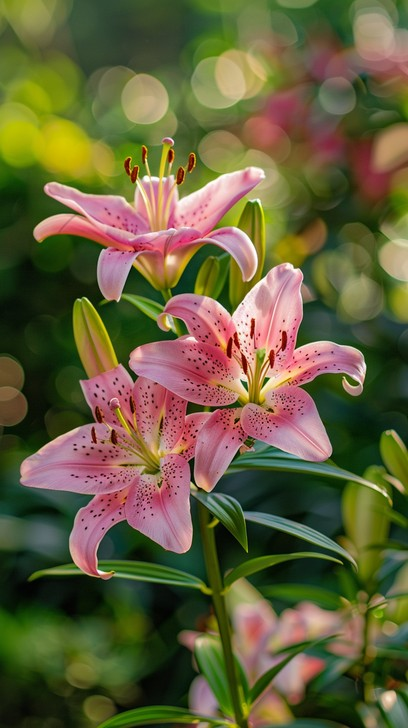
#> input picture A-2-bit_plane_slicing/input.jpg, 408 x 728 px, found by its file name
$ python high_pass_filtering_unsharp_masking.py
#> lines starting #> are read from the running program, lines starting #| are printed output that depends on the picture
import cv2
import numpy as np
import matplotlib.pyplot as plt

# Read image in grayscale
img = cv2.imread("High Pass Filtering (Unsharp Masking)/input.jpg", cv2.IMREAD_GRAYSCALE)
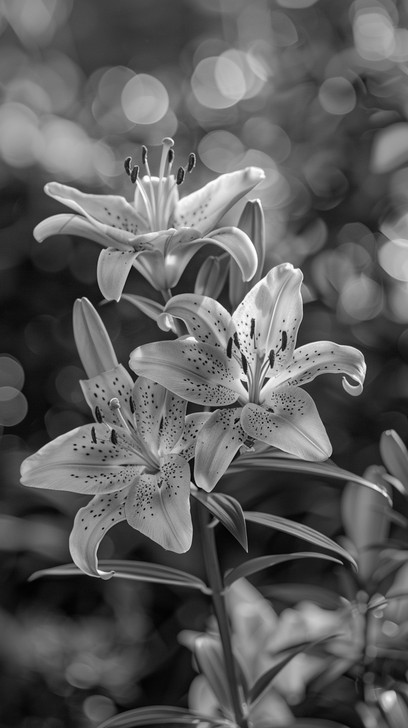
#> img: shape (728, 408); min 0, max 255, mean 92.7

if img is None:
    print("Error: input.jpg not found!")
    exit()

# Apply Gaussian blur
blur = cv2.GaussianBlur(img, (5, 5), 1.0)

# Unsharp masking
mask = cv2.subtract(img, blur)
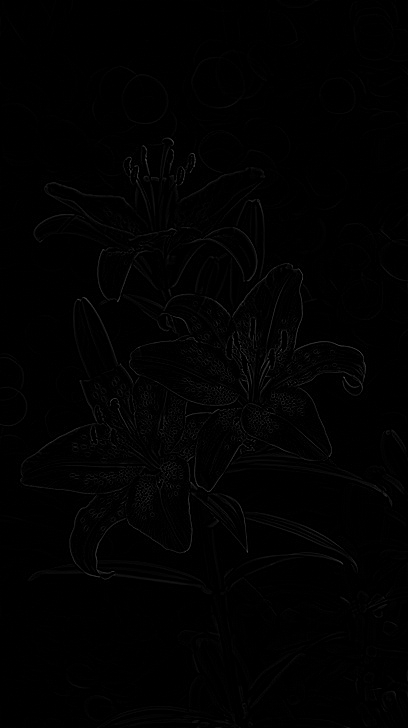
#> mask: shape (728, 408); min 0, max 80, mean 1.5

# Add mask to original image
sharp = cv2.addWeighted(img, 1.5, blur, -0.5, 0)

# Display results
plt.figure(figsize=(12, 5))

plt.subplot(1, 3, 1)
plt.imshow(img, cmap='gray')
plt.title("Original Image")
plt.axis("off")

plt.subplot(1, 3, 2)
plt.imshow(mask, cmap='gray')
plt.title("High Pass Mask")
plt.axis("off")

plt.subplot(1, 3, 3)
plt.imshow(sharp, cmap='gray')
plt.title("Unsharp Masking")
plt.axis("off")

plt.tight_layout()
plt.savefig("unsharp_masking.jpg")
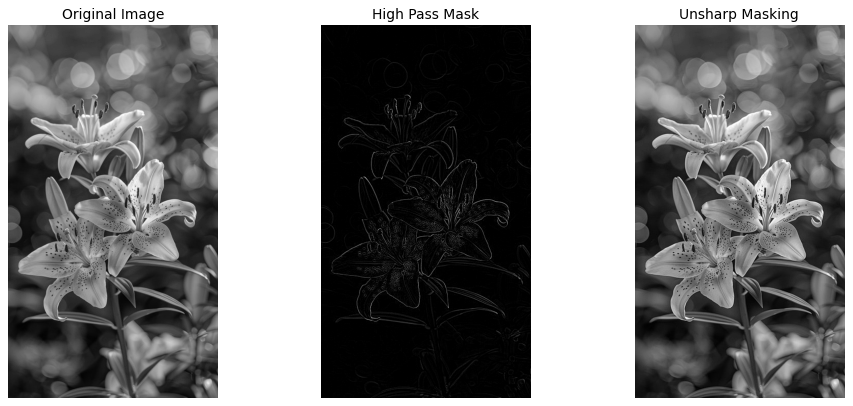
#> figure drawn by matplotlib, 3 panels
plt.show()
